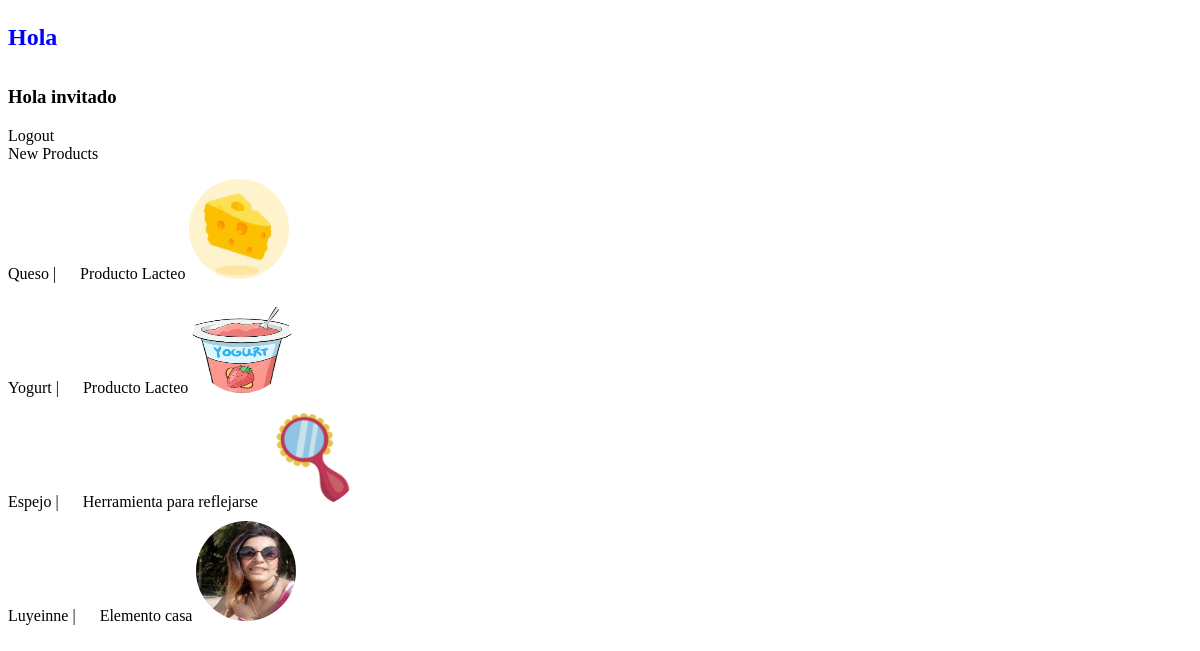
Before: / with the older database file.
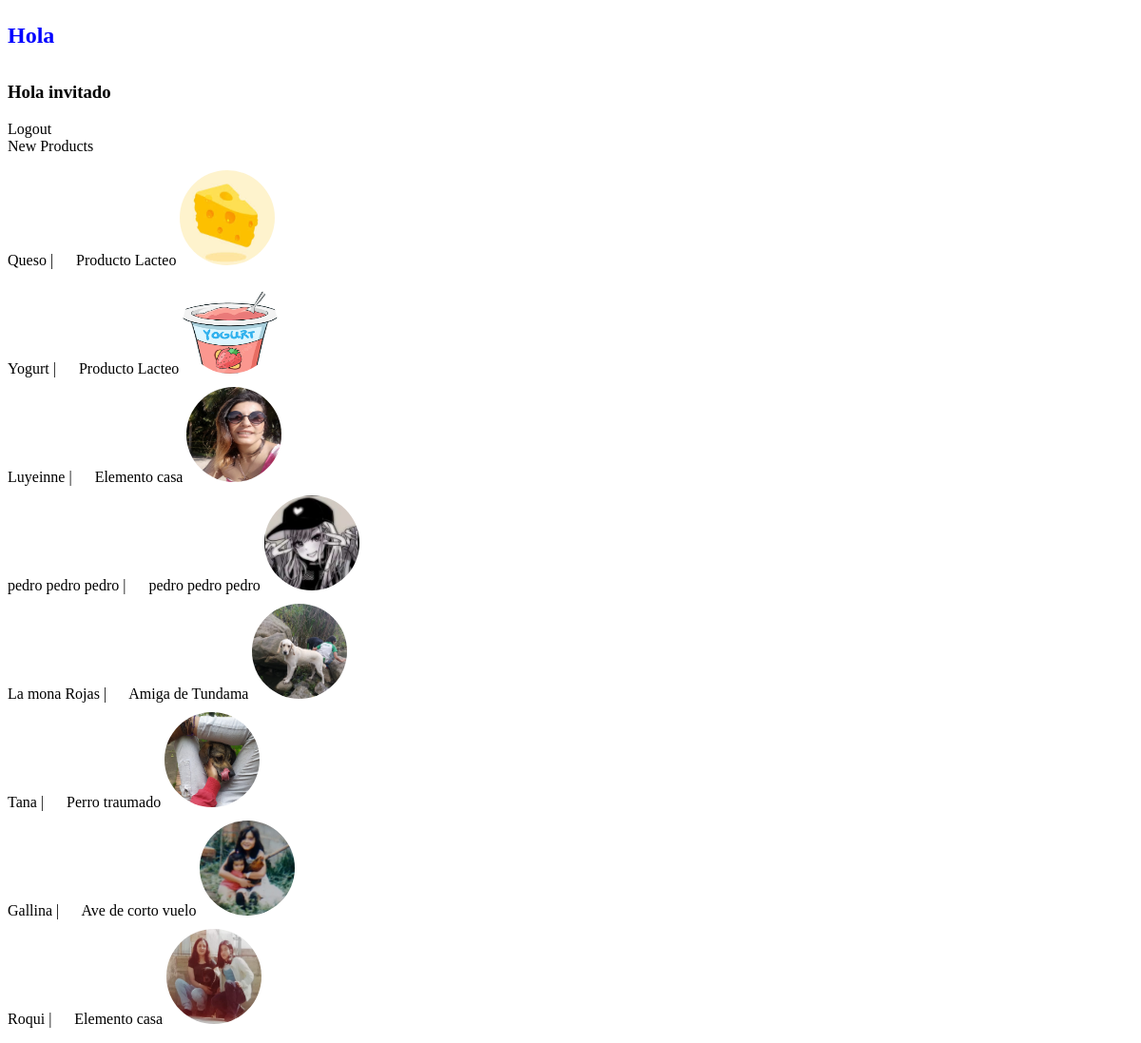
After: the same page with the newer database file.
### products/models.py (models this page shows, shortened)
class Products(models.Model):
    name = models.CharField(max_length=255)
    description = models.CharField(max_length=255)
    category = models.CharField(max_length=255)
    price = models.DecimalField(max_digits=6, decimal_places=2)
    image = models.ImageField(blank=True)
    class Meta:
        ordering = ('id',)

### products/views.py (the view)
# urls.py: path("", views.ProductList.as_view(), name="hello"),
class ProductList(ListView):
    model = Products

### products/Templates/products/products_list.html (shortened to what this page needs)
{% extends "base.html" %}
{% block content %}
<h1 class="saludo">Hola</h1>
<h2 class="invitado">
    {% if user.is_authenticated %}
        {{user.username}}
    {% else %}
        <h3>Hola invitado</h3>
    {% endif %}
</h2>
<div>
    <a href="{% url 'userprofiles:logout' %}">Logout</a>
</div>
<div>
    <a href="{% url 'products:new_product' %}">New Products</a>
</div>
<div>
    <ul>
       {% for product in object_list %}
       <li>
            <a href="{% url 'products:detail' product.id %}">
                {{ product.name }} |
            </a>
        {{ product.description }}
            <img src="{{ product.image.url }}" alt="fotofoto">
       </li>
       {% endfor %}
    </ul>
</div>
{% endblock %}

### products/Templates/base.html (shortened to what this page needs)
{% load static %}
<!DOCTYPE html>
<html lang="en">
<head>
    <link rel="stylesheet" href="{% static 'css/base.css' %}">
</head>
<body>
    {% block content %}{% endblock %}
</body>
</html>

### static/css/base.css (style rules this page uses)
.saludo { color: blue; font-size: 24px; display: inline-block; margin-right: 20px; }
.invitado { color: green; font-size: 18px; display: inline-block; margin-right: 20px; }
a { text-decoration: none; color: black; display: inline-block; margin-right: 20px; }
ul { list-style-type: none; padding: 0; }
li { margin-bottom: 10px; }
img { width: 100px; height: 100px; border-radius: 50%; display: inline-block; margin-right: 20px; }
h2 { color: green; font-size: 18px; text-align: center; }

Changed rows visible on the page:
removed Products: name "Espejo", description "Herramienta para reflejarse", image (picture)
added Products: name "pedro pedro pedro", description "pedro pedro pedro", image (picture)
added Products: name "La mona Rojas", description "Amiga de Tundama", image (picture)
added Products: name "Tana", description "Perro traumado", image (picture)
added Products: name "Gallina", description "Ave de corto vuelo", image (picture)
added Products: name "Roqui", description "Elemento casa", image (picture)
